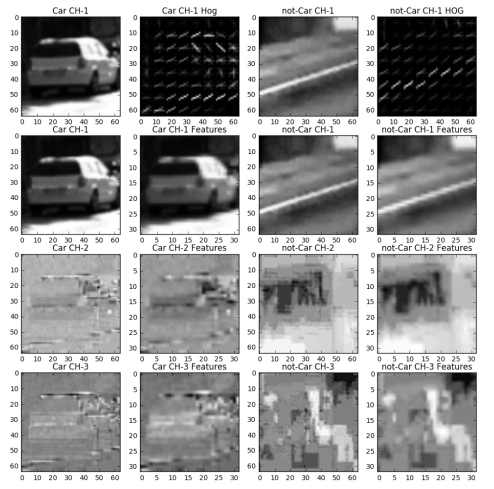
#> input picture examples/HOG_example.jpg, 988 x 978 px (shown at 1/2 size)
$ python -i helper_functions.py   (imports and definitions only)
#> lines starting #> are read from the running program, lines starting #| are printed output that depends on the picture
import numpy as np
import cv2
import matplotlib.image as mpimg
from skimage.feature import hog

def convert_color(img, color_space='RGB'):
    if color_space != 'RGB':
        if color_space == 'HSV':
            return cv2.cvtColor(img, cv2.COLOR_RGB2HSV)
        if color_space == 'HLS':
            return cv2.cvtColor(img, cv2.COLOR_RGB2HLS)
        if color_space == 'YCrCb':
            return cv2.cvtColor(img, cv2.COLOR_RGB2YCrCb)
        if color_space == 'LUV':
            return cv2.cvtColor(img, cv2.COLOR_RGB2LUV)
        if color_space == 'YUV':
            return cv2.cvtColor(img, cv2.COLOR_RGB2YUV)
    else:
        return np.copy(img)

# [5 lines left out: function draw_boxes, not called in this run]

def get_hog_features(img, orient, pix_per_cell, cell_per_block, vis=True,
                     feature_vec=True):

    if vis == True:
        feature, hog_image =  hog(img, orientations=orient,pixels_per_cell=(pix_per_cell, pix_per_cell),
                                   cells_per_block=(cell_per_block,cell_per_block),visualise=vis,
                                   feature_vector=feature_vec,block_norm="L2-Hys")
        return feature, hog_image
    else:
        feature = hog(img, orientations=orient,pixels_per_cell=(pix_per_cell, pix_per_cell),
                                   cells_per_block=(cell_per_block,cell_per_block),visualise=vis,
                                   feature_vector=feature_vec,block_norm="L2-Hys")
        return feature

# define function to computer color histogram features
def bin_spatial(img, size=(32,32)):
    # first resize the image
    resized = cv2.resize(img, size)

    features = resized.ravel()
    return features

# define a function to compute color histogram features
def color_hist(img, nbins=32, bins_range=(0, 256)):
    channel1_hist = np.histogram(img[:,:,0], nbins, bins_range)
    channel2_hist = np.histogram(img[:,:,1], nbins, bins_range)
    channel3_hist = np.histogram(img[:,:,2], nbins, bins_range)
    # generate bin centers
    bin_edges = channel1_hist[1]
    bin_centers = (bin_edges[1:] + bin_edges[0:-1])/2
    # concatenate the histograms into a single feature vector
    hist_features = np.concatenate((channel1_hist[0], channel2_hist[0],
                                    channel3_hist[0]))

    return hist_features

def extract_single_image_features(img, color_space='RGB', spatial_size=(32,32),
                     hist_bins=32, orient=9,
                     pix_per_cell=8, cell_per_block=2, hog_channel=0,
                     spatial_feat=True, hist_feat=True, hog_feat=True):
    features = []

    feature_image = convert_color(img, color_space)

    if spatial_feat == True:
        spatial_features = bin_spatial(feature_image, size=spatial_size)
        features.append(spatial_features)
    if hist_feat == True:
        hist_features = color_hist(feature_image, nbins=hist_bins)
        features.append(hist_features)
    if hog_feat == True:
        if hog_channel == 'ALL':
            hog_features = []
            for channel in range(feature_image.shape[2]):
                hog_features.append(get_hog_features(feature_image[:, :, channel],
                                                 orient, pix_per_cell, cell_per_block,
                                                 vis=False, feature_vec=True))
            hog_features = np.ravel(hog_features)
        else:
            channel = hog_channel
            hog_features = get_hog_features(feature_image[:, :, channel],
                                        orient, pix_per_cell, cell_per_block,
                                        vis=False, feature_vec=True)
        features.append(hog_features)

    return np.concatenate(features)

# [90 lines left out: functions extract_features, sliding_window, search_windows, add_heat, not called in this run]

def apply_threshold(heatmap, threshold):
    heatmap[heatmap <= threshold] = 0
    return heatmap

# [21 lines left out: functions find_boxes_from_labels, draw_labeled_bboxes, not called in this run]

>>> import cv2
>>> picture = cv2.cvtColor(cv2.imread('examples/HOG_example.jpg'), cv2.COLOR_BGR2RGB)
#> picture is the input picture: shape (978, 988, 3); min 0, max 255, mean 154
>>> result = extract_single_image_features(picture)
#> in bin_spatial, `resized = cv2.resize(img, size)`:
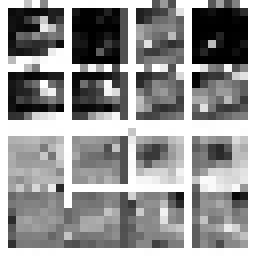
#> resized: shape (32, 32, 3) (shown 8 times larger); min 0, max 255, mean 148
#> in bin_spatial, `features = resized.ravel()`: features = 3072 values, max 255 at index 0, min 0 at index 180, mean 148
#> in extract_single_image_features, `spatial_features = bin_spatial(feature_image, size=spatial_size)`: spatial_features has the same summary as features in bin_spatial
#> in color_hist, `bin_edges = channel1_hist[1]`: bin_edges = 33 values from 0 to 256
#> in color_hist, `bin_centers = (bin_edges[1:] + bin_edges[0:-1])/2`: bin_centers = 32 values from 4 to 252
#> in color_hist, `hist_features = np.concatenate((channel1_hist[0], channel2_hist[0], ch..`: hist_features = 96 values, max 289346 at index 31, min 8751 at index 28, mean 30195.8

$ run again, on examples/sliding_window.jpg
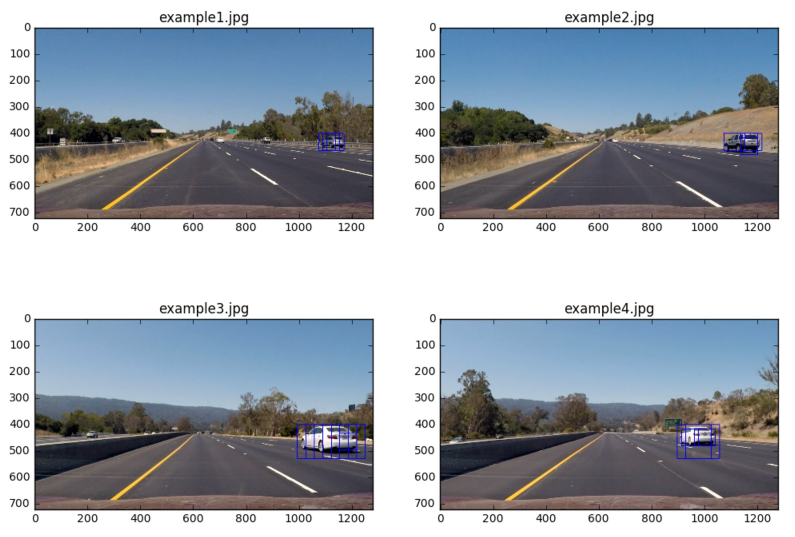
#> input picture examples/sliding_window.jpg, 1590 x 1074 px (shown at 1/2 size)
#> in bin_spatial, `resized = cv2.resize(img, size)`:
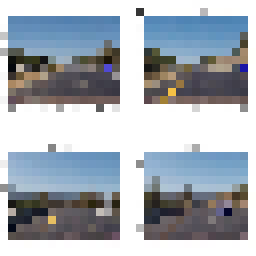
#> resized: shape (32, 32, 3) (shown 8 times larger); mean R, G, B 166.6, 173.7, 181.8
#> features = 3072 values, max 255 at index 0, min 3 at index 2691, mean 174
#> spatial_features has the same summary as features in bin_spatial
#> bin_edges = 33 values from 0 to 256
#> bin_centers = 32 values from 4 to 252
#> in color_hist, `hist_features = np.concatenate((channel1_hist[0], channel2_hist[0], ch..`: hist_features = 96 values, max 617228 at index 31, min 2478 at index 60, mean 53364.4
#> in get_hog_features, `feature = hog(img, orientations=orient,pixels_per_cell=(pix_per_cell, ..`:
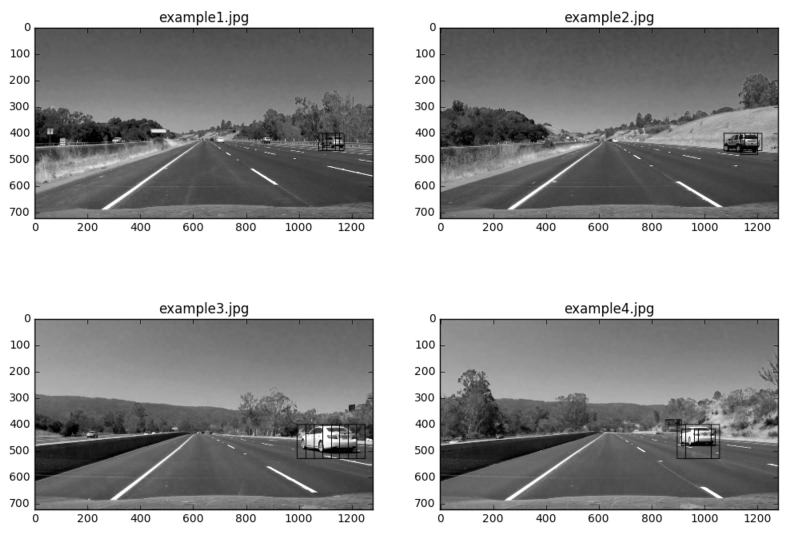
#> img: shape (1074, 1590) (shown at 1/2 size); min 0, max 255, mean 160.1

$ run again, on examples/sliding_windows.jpg
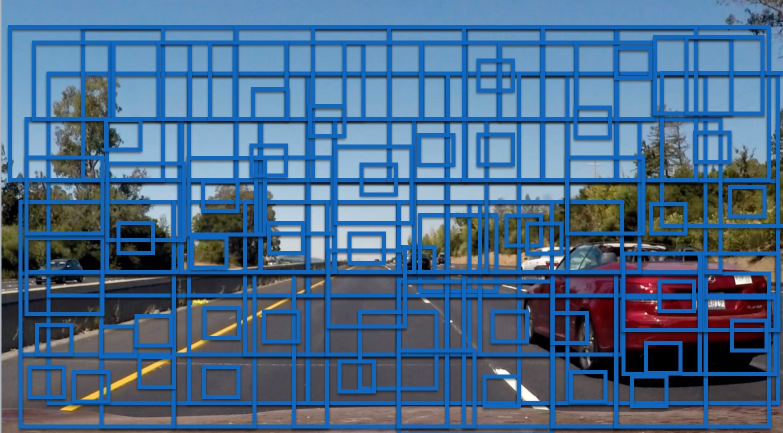
#> input picture examples/sliding_windows.jpg, 1566 x 866 px (shown at 1/2 size)
#> in bin_spatial, `resized = cv2.resize(img, size)`:
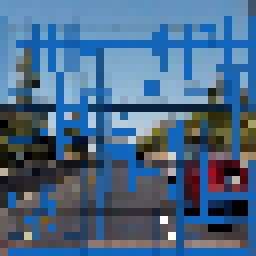
#> resized: shape (32, 32, 3) (shown 8 times larger); mean R, G, B 73.6, 104.4, 135.1
#> features = 3072 values, max 255 at index 2652, min 0 at index 1440, mean 104.4
#> spatial_features has the same summary as features in bin_spatial
#> bin_edges = 33 values from 0 to 256
#> bin_centers = 32 values from 4 to 252
#> in color_hist, `hist_features = np.concatenate((channel1_hist[0], channel2_hist[0], ch..`: hist_features = 96 values, max 344855 at index 44, min 266 at index 95, mean 42379.9
#> in get_hog_features, `feature = hog(img, orientations=orient,pixels_per_cell=(pix_per_cell, ..`:
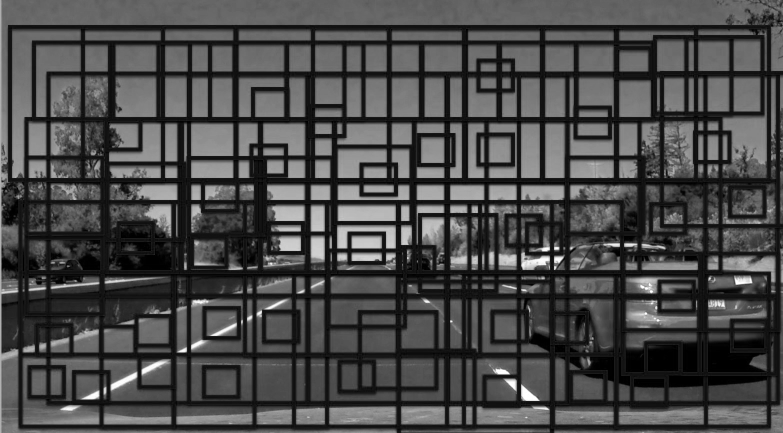
#> img: shape (866, 1566) (shown at 1/2 size); min 0, max 255, mean 73.7

$ run again, on examples/bboxes_and_heat.png
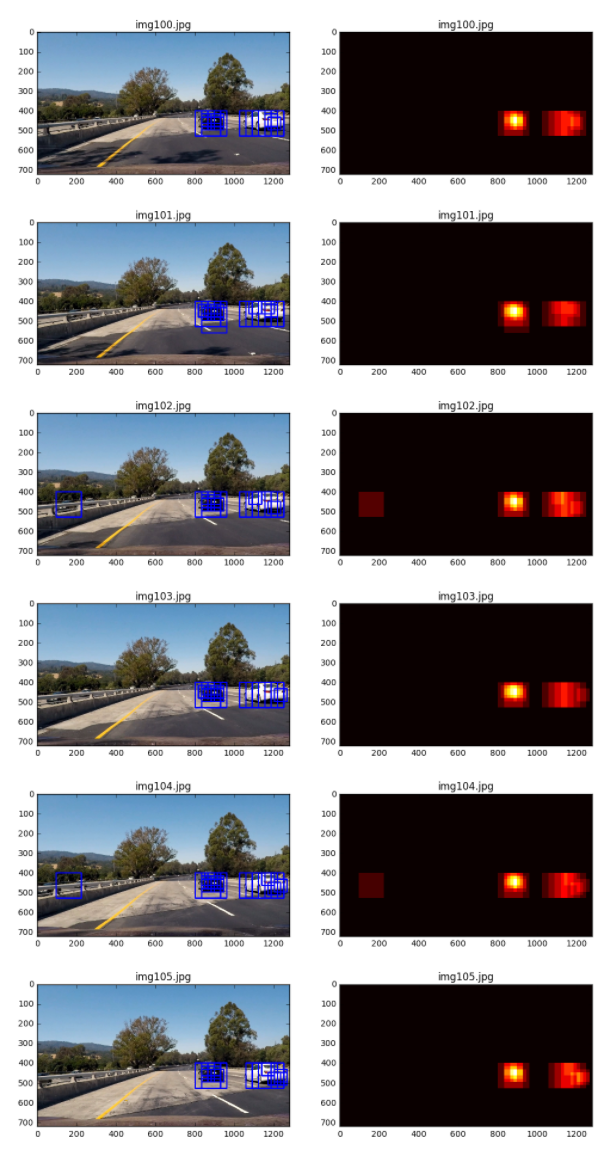
#> input picture examples/bboxes_and_heat.png, 610 x 1150 px
#> in bin_spatial, `resized = cv2.resize(img, size)`:
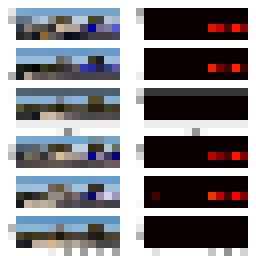
#> resized: shape (32, 32, 3) (shown 8 times larger); mean R, G, B 134.6, 132.7, 136.8
#> features = 3072 values, max 255 at index 0, min 0 at index 151, mean 134.7
#> spatial_features has the same summary as features in bin_spatial
#> bin_edges = 33 values from 0 to 256
#> bin_centers = 32 values from 4 to 252
#> in color_hist, `hist_features = np.concatenate((channel1_hist[0], channel2_hist[0], ch..`: hist_features = 96 values, max 236850 at index 31, min 2593 at index 61, mean 21921.9
#> in get_hog_features, `feature = hog(img, orientations=orient,pixels_per_cell=(pix_per_cell, ..`:
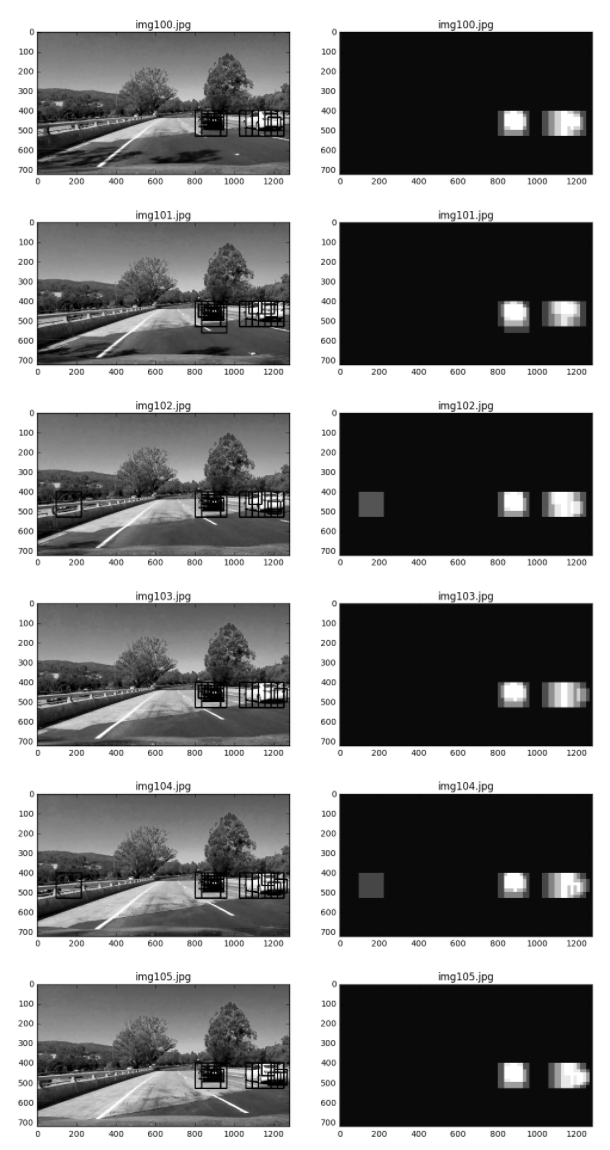
#> img: shape (1150, 610); min 0, max 255, mean 131.6
